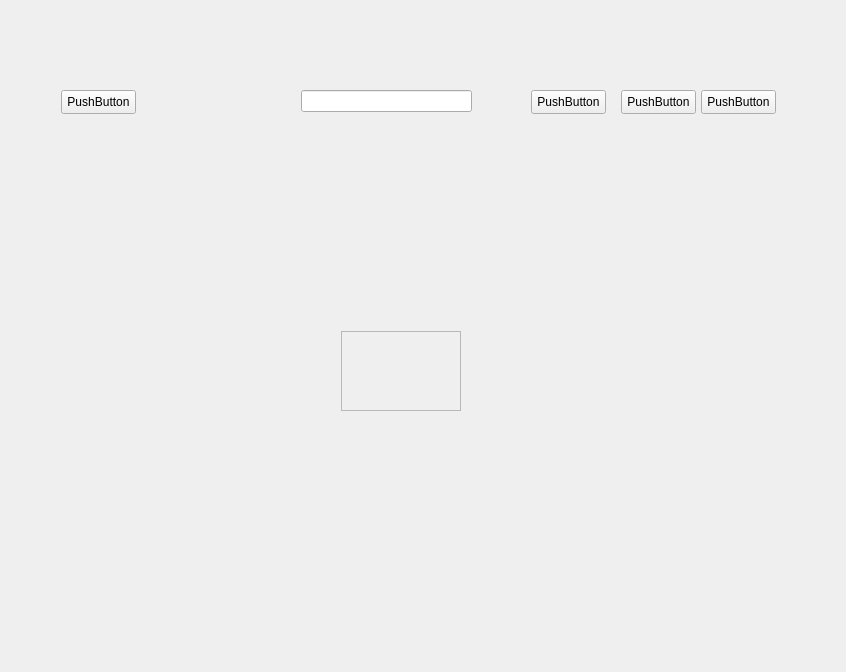
<?xml version="1.0" encoding="UTF-8"?>
<ui version="4.0">
 <class>Form</class>
 <widget class="QWidget" name="Form">
  <property name="geometry">
   <rect>
    <x>0</x>
    <y>0</y>
    <width>846</width>
    <height>672</height>
   </rect>
  </property>
  <property name="windowTitle">
   <string>Form</string>
  </property>
  <layout class="QVBoxLayout" name="verticalLayout">
   <item>
    <widget class="QStackedWidget" name="stackedWidget">
     <widget class="QWidget" name="main_page">
      <widget class="QScrollArea" name="scrollArea">
       <property name="geometry">
        <rect>
         <x>330</x>
         <y>320</y>
         <width>120</width>
         <height>80</height>
        </rect>
       </property>
       <property name="widgetResizable">
        <bool>true</bool>
       </property>
       <widget class="QWidget" name="scrollAreaWidgetContents">
        <property name="geometry">
         <rect>
          <x>0</x>
          <y>0</y>
          <width>118</width>
          <height>78</height>
         </rect>
        </property>
       </widget>
      </widget>
      <widget class="QWidget" name="widget" native="true">
       <property name="geometry">
        <rect>
         <x>20</x>
         <y>39</y>
         <width>761</width>
         <height>111</height>
        </rect>
       </property>
       <widget class="QPushButton" name="menuBtn">
        <property name="geometry">
         <rect>
          <x>30</x>
          <y>40</y>
          <width>75</width>
          <height>24</height>
         </rect>
        </property>
        <property name="text">
         <string>PushButton</string>
        </property>
       </widget>
       <widget class="QLineEdit" name="lineEdit">
        <property name="geometry">
         <rect>
          <x>270</x>
          <y>40</y>
          <width>171</width>
          <height>22</height>
         </rect>
        </property>
       </widget>
       <widget class="QPushButton" name="profileBtn">
        <property name="geometry">
         <rect>
          <x>670</x>
          <y>40</y>
          <width>75</width>
          <height>24</height>
         </rect>
        </property>
        <property name="text">
         <string>PushButton</string>
        </property>
       </widget>
       <widget class="QPushButton" name="pushButton_3">
        <property name="geometry">
         <rect>
          <x>590</x>
          <y>40</y>
          <width>75</width>
          <height>24</height>
         </rect>
        </property>
        <property name="text">
         <string>PushButton</string>
        </property>
       </widget>
       <widget class="QPushButton" name="pushButton_4">
        <property name="geometry">
         <rect>
          <x>500</x>
          <y>40</y>
          <width>75</width>
          <height>24</height>
         </rect>
        </property>
        <property name="text">
         <string>PushButton</string>
        </property>
       </widget>
      </widget>
     </widget>
     <widget class="QWidget" name="page_2"/>
    </widget>
   </item>
  </layout>
 </widget>
 <resources/>
 <connections/>
</ui>
